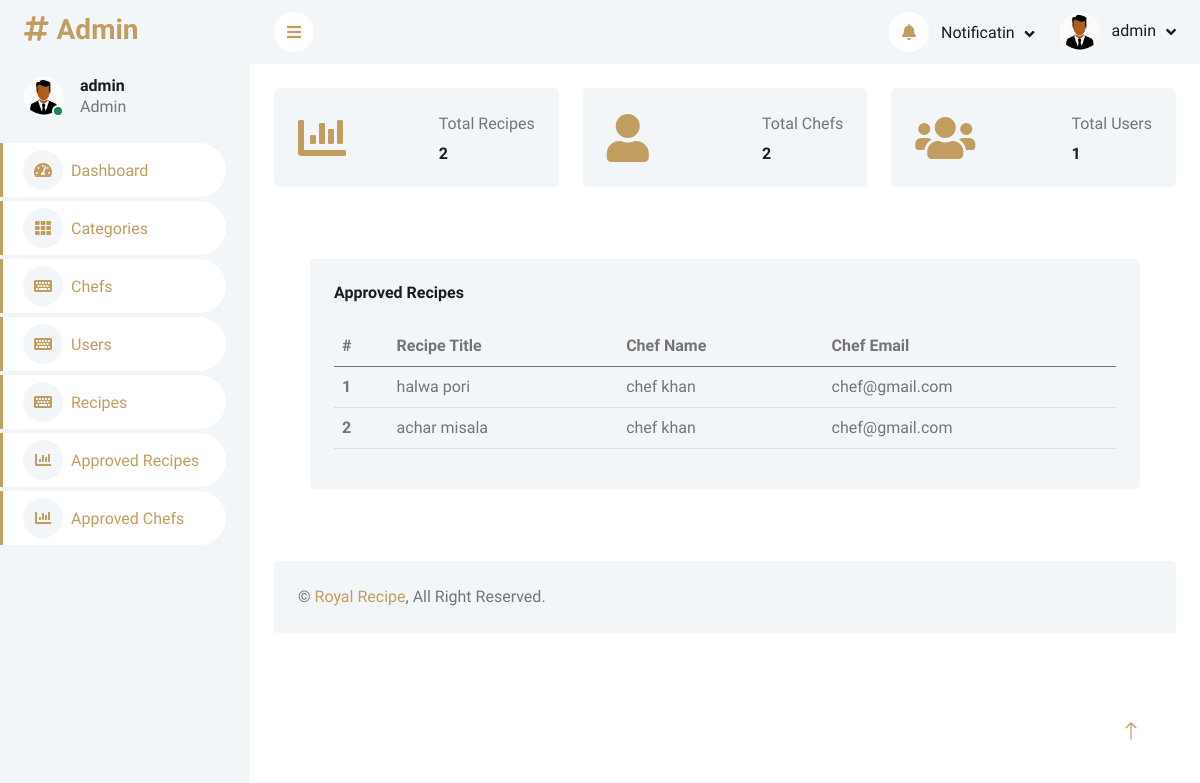
Screenshot of /AdminPanel/index.php (signed in) with the database file from the repository.
### tables this page shows
CREATE TABLE `recipes` (
  `id` int(11) NOT NULL,
  `title` varchar(255) NOT NULL,
  `ingredients` text DEFAULT NULL,
  `instructions` text DEFAULT NULL,
  `prep_time` int(11) DEFAULT NULL,
  `cook_time` int(11) DEFAULT NULL,
  `category_id` int(11) DEFAULT NULL,
  `chef_id` int(11) NOT NULL,
  `payment_status` enum('Paid','Free','','') NOT NULL DEFAULT 'Free',
  `price` int(11) NOT NULL DEFAULT 0,
  `image` varchar(255) NOT NULL,
  `status` varchar(255) NOT NULL DEFAULT 'Pending'
);

CREATE TABLE `users` (
  `u_id` int(11) NOT NULL,
  `u_name` varchar(255) NOT NULL,
  `u_email` varchar(255) NOT NULL,
  `SpecialtyExpertise` varchar(255) NOT NULL,
  `Profile_Picture` varchar(255) NOT NULL,
  `phone_num` int(50) NOT NULL,
  `address` varchar(255) NOT NULL,
  `Status` varchar(255) NOT NULL,
  `u_type_id` int(11) NOT NULL,
  `password` varchar(255) NOT NULL
);

### AdminPanel/index.php (the view)
<?php
include('head.php');
if($_SESSION['uid']==1){
    ?>
            <div class="container-fluid pt-4 px-4">
                <div class="row g-4">
                    <div class="col-sm-12 col-xl-4">
                        <div class="bg-light rounded d-flex align-items-center justify-content-between p-4">
                        <i class="fa fa-chart-bar fa-3x " style="color:#C19D60;"></i>
                            <div class="ms-3">
                                <p class="mb-2">Total Recipes</p>
                                <h6 class="mb-0">
                                    <?php
                                    $query=$pdo->query("Select count(*)as total_recipes from recipes");
                                    $tr=$query->fetch(PDO::FETCH_ASSOC);
                                    echo $tr['total_recipes'];
                                    ?>
                                </h6>
                            </div>
                        </div>
                    </div>
                    <div class="col-sm-12 col-xl-4">
                        <div class="bg-light rounded d-flex align-items-center justify-content-between p-4">
                            <i class="fa fa-user fa-3x " style="color:#C19D60;"></i>
                            <div class="ms-3">
                                <p class="mb-2">Total Chefs</p>
                                <h6 class="mb-0">
                                <?php
                                    $query=$pdo->query("Select count(*)as total_chefs from users WHERE u_type_id = 2");
                                    $tc=$query->fetch(PDO::FETCH_ASSOC);
                                    echo $tc['total_chefs'];
                                    ?>
                                </h6>
                            </div>
                        </div>
                    </div>
                    <div class="col-sm-12 col-xl-4">
                        <div class="bg-light rounded d-flex align-items-center justify-content-between p-4">
                            <i class="fa fa-users fa-3x " style="color:#C19D60;"></i>
                            <div class="ms-3">
                                <p class="mb-2">Total Users</p>
                                <h6 class="mb-0">
                                <?php
                                    $query=$pdo->query("Select count(*)as total_users from users WHERE u_type_id = 3");
                                    $tu=$query->fetch(PDO::FETCH_ASSOC);
                                    echo $tu['total_users'];
                                    ?>
                                </h6>
                            </div>
                        </div>
                    </div>
                </div>
            </div>
            <div class="container-fluid pt-4 px-4">
           <?php
$approvedRecipesQuery = $pdo->prepare("SELECT r.*, c.c_name, u.u_name, u.u_email FROM recipes r INNER JOIN categories c ON r.category_id = c.c_id INNER JOIN users u ON r.chef_id = u.u_id WHERE r.status = 'approved';
");
$approvedRecipesQuery->execute();
$approvedRecipes = $approvedRecipesQuery->fetchAll(PDO::FETCH_ASSOC);
?>
<div class="row ">
    <div class="p-5 col-sm-12 col-xl-12">
        <div class="bg-light rounded h-100 p-4">
            <h6 class="mb-4">Approved Recipes</h6>
            <table class="table">
                <thead>
                    <tr>
                        <th scope="col">#</th>
                        <th scope="col">Recipe Title</th>
                        <th scope="col">Chef Name</th>
                        <th scope="col">Chef Email</th>
                    </tr>
                </thead>
                <tbody>
                    <?php foreach ($approvedRecipes as $index => $recipe) { ?>
                        <tr>
                            <th scope="row"><?php echo $index + 1; ?></th>
                            <td><?php echo $recipe['title']; ?></td>
                            <td><?php echo $recipe['u_name']; ?></td>
                            <td><?php echo $recipe['u_email']; ?></td>
                        </tr>
                    <?php } ?>
                </tbody>
            </table>
        </div>
    </div>
</div>
            </div>
            <?php
}
else{
    echo "<script>location.assign('../index.php')</script>";
}
?>
            <?php
include('foot.php');
?>

### AdminPanel/css/style.css (style rules this page uses)
:root { --primary: #C19D60; --light: #F3F6F9; --dark: #191C24; }

### rows the page displays
recipes: title "halwa pori", users.u_name "chef khan", users.u_email "chef@gmail.com"
recipes: title "achar misala", users.u_name "chef khan", users.u_email "chef@gmail.com"

### other values shown
$_SESSION['uname'] "admin"
$tr['total_recipes'] "2"
$tc['total_chefs'] "2"
$tu['total_users'] "1"
